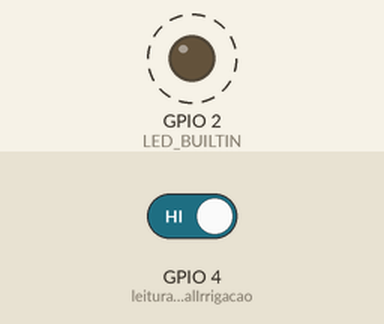
This sketch was run on a simulated ESP8266 (NodeMCU). Shown: output pins drawn as LEDs (lit = HIGH, except the on-board LED, lit = LOW). Dashed ring = blinking. The inputs (shaded band) are chosen by the test bench; at power-on: GPIO 4 (leituraPinoDigitalIrrigacao) HIGH. WiFi joins after 1.5 s; servers stay silent unless stated; no MQTT or app messages arrive unless stated; what the sketch prints to the serial monitor is not drawn.

Above: at 2.37 s.
2.8 s: GPIO 4 (leituraPinoDigitalIrrigacao) driven LOW
At 2.8 s:
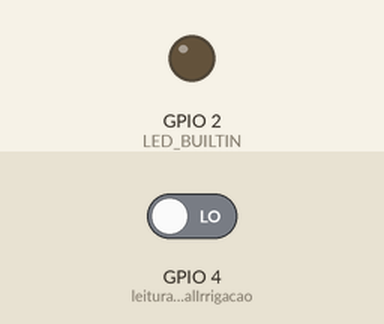
4.3 s: GPIO 4 (leituraPinoDigitalIrrigacao) driven HIGH
At 11.1 s:
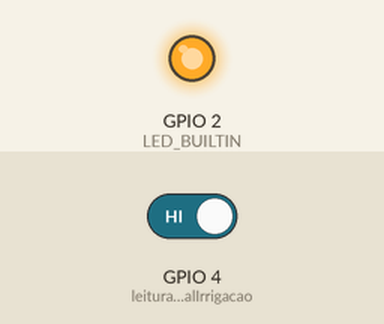
Timing chart, 0 to 13.3 s (numbered marks = the images above; inputs shaded):
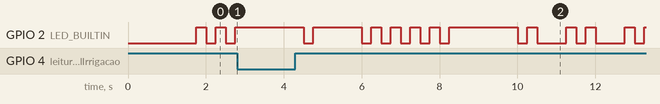

The sketch:

MQTTESP8266.ino
```cpp
#include <ESP8266WiFi.h>
#include <PubSubClient.h>
#include <iostream>
#include <string>
#include <stdio.h>

using namespace std;

//WiFi
const char* SSID = "CafofoRic";                // SSID / nome da rede WiFi que deseja se conectar
const char* PASSWORD = "novaVida@2022@2G";   // Senha da rede WiFi que deseja se conectar
WiFiClient wifiClient;

//MQTT Server
const char* BROKER_MQTT = "mqtt.eclipseprojects.io"; //URL do broker MQTT que se deseja utilizar
int BROKER_PORT = 1883;                      // Porta do Broker MQTT

#define ID_MQTT  "ESP8266NODE1"            //Informe um ID unico e seu. Caso sejam usados IDs repetidos a ultima conexão irá sobrepor a anterior.
#define TOPIC_PUBLISH "irrigacao_acionada"    //Informe um Tópico único. Caso sejam usados tópicos em duplicidade, o último irá eliminar o anterior.
PubSubClient MQTT(wifiClient);        // Instancia o Cliente MQTT passando o objeto espClient

//  Declaração das Funções
void mantemConexoes();  // Garante que as conexoes com WiFi e MQTT Broker se mantenham ativas
void conectaWiFi();     // Faz conexão com WiFi
void conectaMQTT();     // Faz conexão com Broker MQTT
void enviaPacote();     // Envia mensagem ao broker MQTT

// Tempo inicial da aplicação
int initMillis;

// Tempo da última requisição
int lastMillis;

// Contador de envio de mensagens
int counterMsgIrrigacao;

// Pino de entrada do sinal digital oriundo do Arduino, indicando o funcionamento do sistema de irrigação
const int leituraPinoDigitalIrrigacao = 4;

// Variável booleana para controlar se o sistema de irrigação foi acionado ou não
bool sistemaIrrigacaoAcionado = false;

// Variável booleana para controlar se a informação já foi dada acerca do acionamento do sistema ou não
bool infSistemaIrrigacaoDesligado = false;

void setup() {
  // Inicia o stream serial com 115200 baud rate
  Serial.begin(115200);

  conectaWiFi();
  MQTT.setServer(BROKER_MQTT, BROKER_PORT);

  // Definir timer inicial da aplicação
  initMillis =  millis();

  // Definir o último tempo da requisição como o tempo inicial
  lastMillis = initMillis;

  // Definir o LED da placa como OUTPUT, que irá piscar toda a vez que enviar uma mensagem
  pinMode(LED_BUILTIN, OUTPUT);

  // Definir o pino digital que controla os sinais de irrigação como INPUT
  pinMode(leituraPinoDigitalIrrigacao, INPUT);

  // Definir o contador de envio de mensagens para o sistema de irrigação
  counterMsgIrrigacao = 0;
}

void loop() {
  mantemConexoes();
  enviaValores();
  MQTT.loop();
}

void mantemConexoes() {
    if (!MQTT.connected()) {
       conectaMQTT();
    }

    conectaWiFi(); //se não há conexão com o WiFI, a conexão é refeita
}

void conectaWiFi() {

  if (WiFi.status() == WL_CONNECTED) {
     return;
  }

  Serial.print("Conectando-se na rede: ");
  Serial.print(SSID);
  Serial.println("  Aguarde!");

  WiFi.begin(SSID, PASSWORD); // Conecta na rede WI-FI
  while (WiFi.status() != WL_CONNECTED) {
      delay(100);
      Serial.print(".");
  }

  Serial.println();
  Serial.print("Conectado com sucesso, na rede: ");
  Serial.print(SSID);
  Serial.print("  IP obtido: ");
  Serial.println(WiFi.localIP());
}

void conectaMQTT() {
    while (!MQTT.connected()) {
        Serial.print("Conectando ao Broker MQTT: ");
        Serial.println(BROKER_MQTT);
        if (MQTT.connect(ID_MQTT)) {
            Serial.println("Conectado ao Broker com sucesso!");
        }
        else {
            Serial.println("Não foi possivel se conectar ao broker.");
            Serial.println("Nova tentatica de conexao em 10s");
            delay(10000);
        }
    }
}

void enviaValores() {
  // Obter o tempo atual em milissegundos
  int currentMillis = millis();

  // Ler o pino digital conectado ao Arduino (já reduzida a tensão com módulo step-down de 5V para 3.3V, para não danificar a ESP 8266). Se o pino digital estiver no estado HIGH, setar a booleana como verdadeira.
  sistemaIrrigacaoAcionado = digitalRead(leituraPinoDigitalIrrigacao);

  // A cada meio segundo, e se o sistema de irrigação estiver acionado, publicar uma mensagem para o servidor MQTT
  if (currentMillis % 500 == 0 && sistemaIrrigacaoAcionado) {
      // Ler o pino digital oriundo do Arduino. Se estiver no estado alto, publicar a mensagem de irrigação
      counterMsgIrrigacao++;

      char bufferPublishedMessageIrrigacaoAcionada[1024];
      const char* boolStringIrrigacaoAcionada = (sistemaIrrigacaoAcionado == true) ? "true" : "false";

      sprintf(bufferPublishedMessageIrrigacaoAcionada, "{ 'sequencial': %d, 'idCultura': '%s', 'tipoCultura': '%s', 'irrigacaoAcionada': %s, 'dataHoraMsg': %d }", counterMsgIrrigacao, "cult01-000001", "Tomate Holandês Rama", boolStringIrrigacaoAcionada, currentMillis);

      MQTT.publish(TOPIC_PUBLISH, bufferPublishedMessageIrrigacaoAcionada);
      Serial.println(bufferPublishedMessageIrrigacaoAcionada);

      // Atualizar o tempo da última requisição
      lastMillis = currentMillis;

      // Piscar LED da placa NodeMCU para mostrar que a mensagem foi publicada
      // Atenção: no NodeMCU, o LED é ligado no estado LOW
      digitalWrite(LED_BUILTIN, LOW);

      // Determinar que não foi dada a informação de que o sistema de irrigação foi desligado
      infSistemaIrrigacaoDesligado = false;
  }

  // Desligar o LED após milissegundos
  if (currentMillis == lastMillis + 250) {
      // Apagar o LED interno da placa NodeMCU
      // Atenção: no NodeMCU, o LED é ligado no estado HIGH
      digitalWrite(LED_BUILTIN, HIGH);

      if (!sistemaIrrigacaoAcionado && !infSistemaIrrigacaoDesligado) {
        counterMsgIrrigacao++;

        char bufferPublishedMessageIrrigacaoNaoAcionada[1024];
        const char* boolStringIrrigacaoAcionada = (sistemaIrrigacaoAcionado == true) ? "true" : "false";

        sprintf(bufferPublishedMessageIrrigacaoNaoAcionada, "{ 'sequencial': %d, 'idCultura': '%s', 'tipoCultura': '%s', 'irrigacaoAcionada': %s, 'dataHoraMsg': %d }", counterMsgIrrigacao, "cult01-000001", "Tomate Holandês Rama", boolStringIrrigacaoAcionada, currentMillis);

        MQTT.publish(TOPIC_PUBLISH, bufferPublishedMessageIrrigacaoNaoAcionada);
        Serial.println(bufferPublishedMessageIrrigacaoNaoAcionada);

        infSistemaIrrigacaoDesligado = true;
      }

  }

}
```

Measured:
- after the input at 2.8 s, GPIO 2 (LED_BUILTIN): stays HIGH (without the input it goes to LOW after 0.21 s)
- after the input at 4.3 s, GPIO 2 (LED_BUILTIN): HIGH → LOW after 0.21 s, → HIGH 0.24 s later, → LOW 1.3 s later, → HIGH 0.24 s later, … (22 changes in this stretch)
- by itself, GPIO 2 (LED_BUILTIN): alternates HIGH for 0.26 s and LOW for 0.24 s
